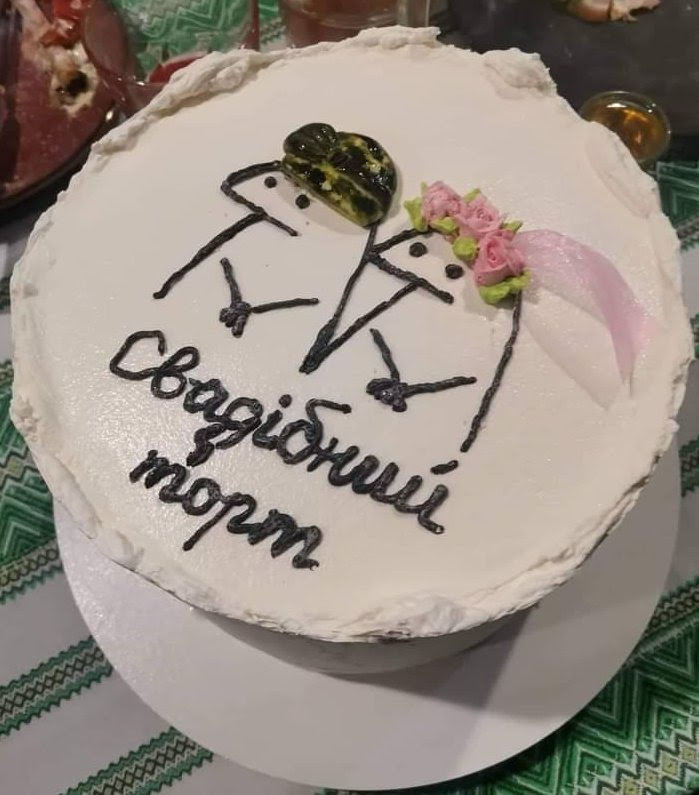
#> input picture test/test.jpg, 699 x 795 px, found by its file name
$ python cotton.py
#> lines starting #> are read from the running program, lines starting #| are printed output that depends on the picture; after the words box and inside, x2 and y2 are one past the last pixel; in counts of white or black regions, pixels touching at a corner belong together
#> in main, src is the input picture: shape (795, 699, 3); mean R, G, B 150.8, 140.8, 131.5
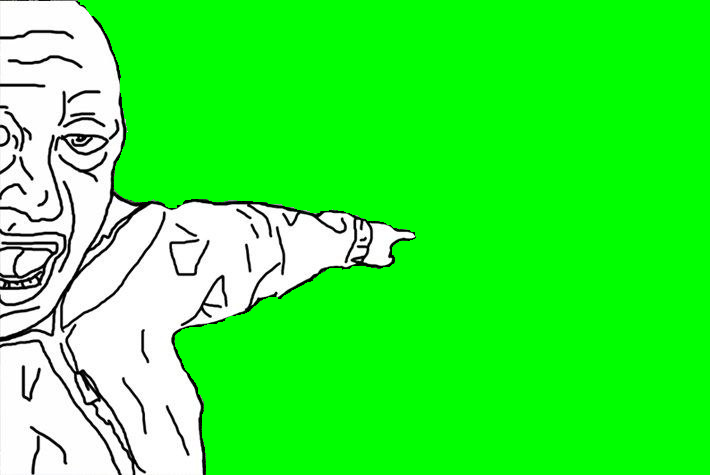
#> input picture c_templates/7.png, 710 x 475 px, found by its file name
#> in main, template is the input picture: shape (475, 710, 4); mean R, G, B, A 60, 244.6, 60, 255
# pip install python-opencv

import imageio.v3 as iio
import numpy as np
import cv2

import random

noise_level = 1
num_randomized_points = 40


# Add some random noise if you want to make each picture bit-unique
def noisify(im):
    w, h, d = im.shape
    for i in range(num_randomized_points):
        x = random.randint(1, w-2)
        y = random.randint(1, h-2)
        for id in range(d):
            if im[x][y][id] > 127:
                im[x][y][id] -= noise_level
            else:
                im[x][y][id] += noise_level


def pad_to_ratio(w, h, ratio):
    if w * ratio[1] > ratio[0] * h:
        # lacks some height!
        return 0, (ratio[1] * w / ratio[0] - h) / 2.0
    else:
        # Lacks some width!
        return (ratio[0] * h / ratio[1] - w) / 2.0, 0


#
# viewport: TopLeft, TopRight, BottomRight, BottomLeft points of the
# destination transformed rectangle
# Each of these points can be outside of the dst_template - this will only
# affect how matrix transformation is calculated / performed
#
def perspective_transform(src, dst_template, viewport, viewport_aspect):
#> called with viewport_aspect = (710, 475)
    src_width = src.shape[1]
#> src_width = 699
    src_height = src.shape[0]
#> src_height = 795

    w_pad, h_pad = pad_to_ratio(src_width, src_height, viewport_aspect)
#> w_pad = 244.7; h_pad = 0

    src_tri = np.array(
        [
            [-w_pad, -h_pad],
            [src_width - 1 + w_pad, -h_pad],
            [src_width - 1 + w_pad, src_height - 1 + h_pad],
            [-w_pad, src_height - 1 + h_pad]
        ]
    )

    dst_tri = np.array(viewport)

    warp_mat = cv2.getPerspectiveTransform(src_tri.astype(np.float32), dst_tri.astype(np.float32))

    dst = dst_template.copy()

    return cv2.warpPerspective(src, warp_mat, (dst.shape[1], dst.shape[0]), dst=dst, borderValue=(255, 255, 255))
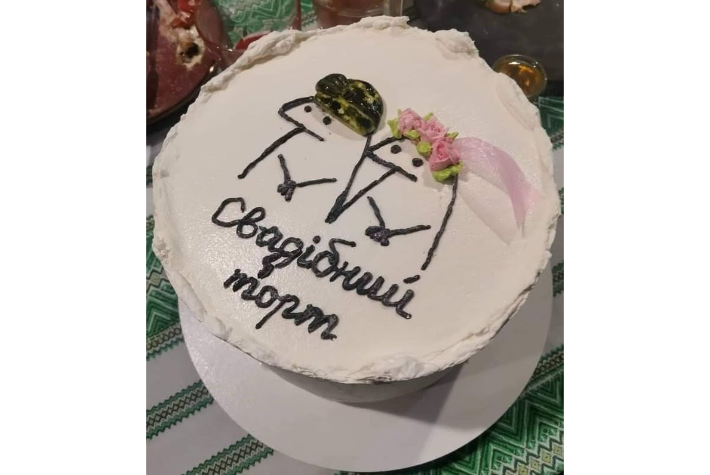
#> returned value: shape (475, 710, 3); mean of channels 0, 1, 2 193.6, 187.8, 182.3; drawn as R, G, B


#
# viewport: TopLeft, TopRight, BottomRight points
#
def affine_transform(src, dst_template, viewport, viewport_aspect):
    src_width = src.shape[1]
    src_height = src.shape[0]

    w_pad, h_pad = pad_to_ratio(src_width, src_height, viewport_aspect)

    src_tri = np.array(
        [
            [-w_pad, -h_pad],
            [src_width - 1 + w_pad, -h_pad],
            [src_width - 1 + w_pad, src_height - 1 + h_pad]
        ]
    )

    dst_tri = np.array(viewport)

    warp_mat = cv2.getAffineTransform(src_tri.astype(np.float32), dst_tri.astype(np.float32))

    dst = dst_template.copy()

    return cv2.warpAffine(src, warp_mat, (dst.shape[1], dst.shape[0]), dst=dst, borderValue=(255, 255, 255))


def apply_green_mask(template, img):
    # Discard alpha channel if necessary
    if img.shape[2] == 4:
        img = img.copy()[:, :, :3]

    if template.shape[2] == 4:
        template = template.copy()[:, :, :3]
#> template: shape (475, 710, 3)

    # This will do per-channel array to array comparison
    mask = template == np.array([0, 255, 0])
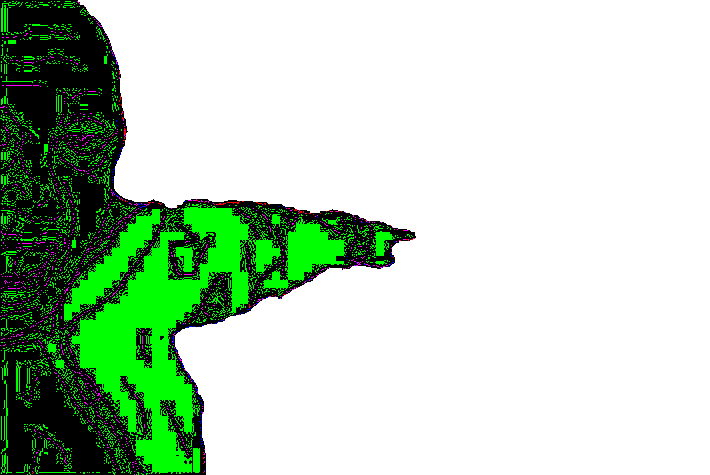
#> mask: shape (475, 710, 3) bool; mean R, G, B 0.73, 0.822, 0.73

    # AND components to find exact matches (it is green if all components match green color components)
    is_green_mask = mask[:,:,0] & mask[:,:,1] & mask[:,:,2]
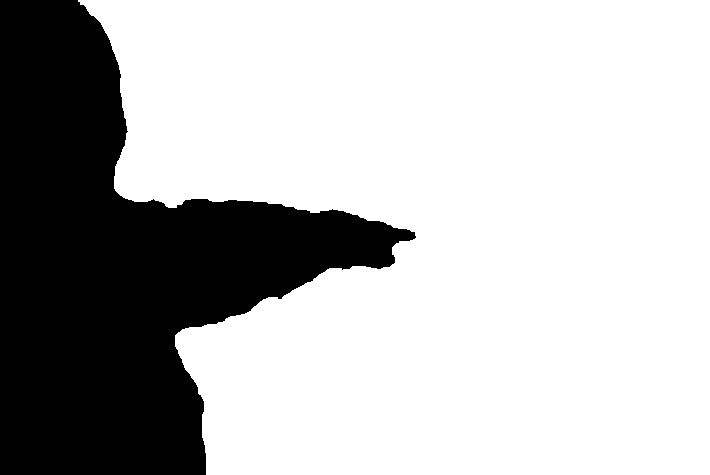
#> is_green_mask: shape (475, 710) bool; 72.4% white; 1 black region, box (x1, y1, x2, y2) and area: (0, 0, 416, 475) 93063

    mask[:,:,0] = is_green_mask
    mask[:,:,1] = is_green_mask
    mask[:,:,2] = is_green_mask
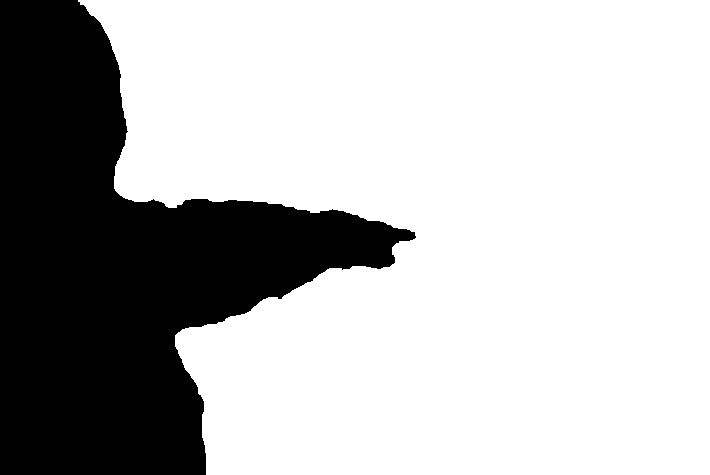
#> mask: shape (475, 710, 3) bool; 72.4% white; 1 black region, box (x1, y1, x2, y2) and area: (0, 0, 416, 475) 93063

    # Apply the mask finally
    img = np.where(mask, img, template)
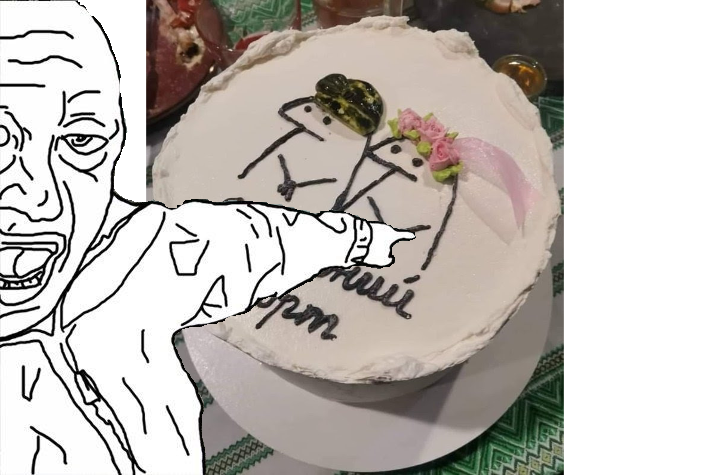
#> img: shape (475, 710, 3); mean R, G, B 192.6, 187.2, 182.3

    return img


def cottonify(src, template, viewport, viewport_aspect, noise=False):
    img = perspective_transform(src, template, viewport, viewport_aspect)
    img = apply_green_mask(template, img)
    if noise:
        noisify(img)
    return img


def main():
    template_viewport = [[0, 0], [710-1, 0], [710-1, 475-1], [0, 475-1]]
    template_aspect = (710, 475)  # aspect ratio of the view port in the template image

    src = iio.imread(r'test\test.jpg').copy()
    template = iio.imread(r'c_templates\7.png').copy()

    img = cottonify(src, template, template_viewport, template_aspect, noise=True)
    iio.imwrite(r'test\out.png', img)


if __name__ == "__main__":
    main()
